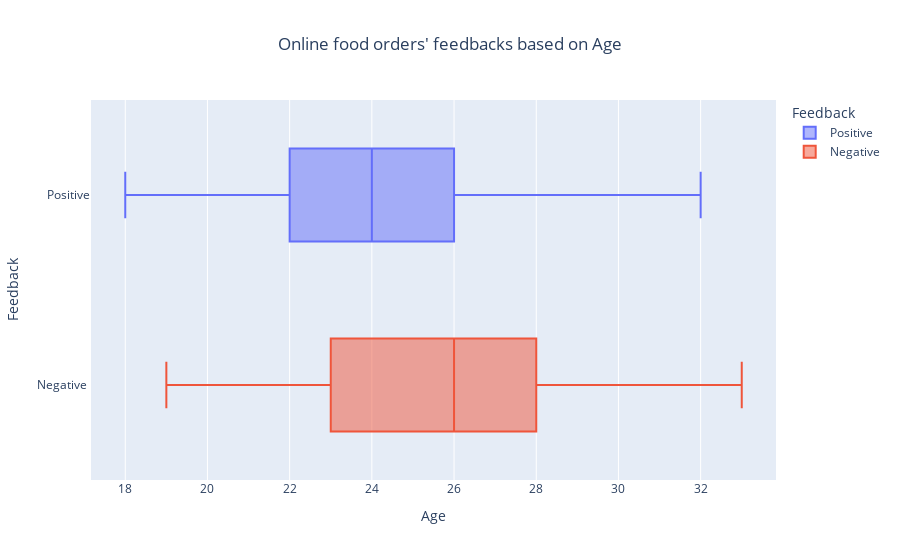

The notebook cell saved with this chart:
### Markdown cell above
**Age** (Numerical Predictor)

### Code cell
fig = px.box(df, x='Age', y='Feedback', color='Feedback', title="Online food orders' feedbacks based on Age")
fig.update_xaxes(title_text='Age')
fig.update_yaxes(title_text='Feedback')
fig.update_layout(title_x=0.5)
fig.show()

### Figure 1 — Plotly figure (JSON) as saved in the notebook; plotly's stock layout.template omitted (floating-point values rounded to 4 significant figures; data arrays with more than 128 entries replaced by an {"elided": "..."} marker saying what was removed)
{"data": [{"alignmentgroup": "True", "hovertemplate": "Feedback=%{y}<br>Age=%{x}<extra></extra>", "legendgroup": "Positive", "marker": {"color": "#636efa"}, "name": "Positive", "notched": false, "offsetgroup": "Positive", "orientation": "h", "showlegend": true, "type": "box", "x": {"elided": "231 int values"}, "x0": " ", "xaxis": "x", "y": {"elided": "231 str values"}, "y0": " ", "yaxis": "y"}, {"alignmentgroup": "True", "hovertemplate": "Feedback=%{y}<br>Age=%{x}<extra></extra>", "legendgroup": "Negative ", "marker": {"color": "#EF553B"}, "name": "Negative ", "notched": false, "offsetgroup": "Negative ", "orientation": "h", "showlegend": true, "type": "box", "x": [22, 23, 23, 25, 32, 30, 28, 26, 25, 32, 24, 19, 33, 22, 24, 27, 26, 27, 20, 26, 26, 23, 26, 24, 23, 29, 29, 27, 21, 32, 26, 26, 24, 29, 30, 26, 31, 23, 30, 28, 24, 21, 23, 26, 21, 30, 28, 24, 25, 25, 28, 25, 22, 21], "x0": " ", "xaxis": "x", "y": ["Negative ", "Negative ", "Negative ", "Negative ", "Negative ", "Negative ", "Negative ", "Negative ", "Negative ", "Negative ", "Negative ", "Negative ", "Negative ", "Negative ", "Negative ", "Negative ", "Negative ", "Negative ", "Negative ", "Negative ", "Negative ", "Negative ", "Negative ", "Negative ", "Negative ", "Negative ", "Negative ", "Negative ", "Negative ", "Negative ", "Negative ", "Negative ", "Negative ", "Negative ", "Negative ", "Negative ", "Negative ", "Negative ", "Negative ", "Negative ", "Negative ", "Negative ", "Negative ", "Negative ", "Negative ", "Negative ", "Negative ", "Negative ", "Negative ", "Negative ", "Negative ", "Negative ", "Negative ", "Negative "], "y0": " ", "yaxis": "y"}], "layout": {"boxmode": "overlay", "legend": {"title": {"text": "Feedback"}, "tracegroupgap": 0}, "title": {"text": "Online food orders' feedbacks based on Age", "x": 0.5}, "xaxis": {"anchor": "y", "domain": [0, 1], "title": {"text": "Age"}}, "yaxis": {"anchor": "x", "categoryarray": ["Negative ", "Positive"], "categoryorder": "array", "domain": [0, 1], "title": {"text": "Feedback"}}}}
